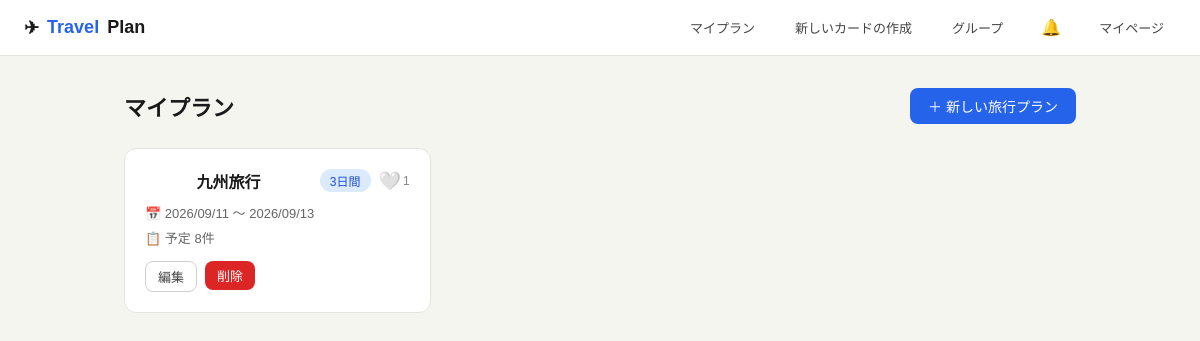
The page / (signed in) on the database as committed earlier.
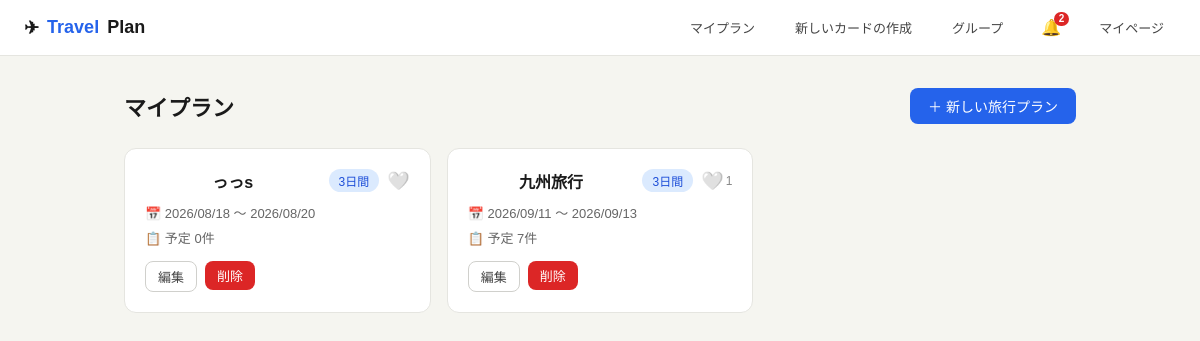
The same page on the database as committed later.
### travel/models.py (models this page shows, shortened)
class TravelPlan(models.Model):
    user = models.ForeignKey(User, on_delete=models.CASCADE, related_name='plans')
    name = models.CharField(max_length=200)
    start_date = models.DateField(null=True, blank=True)
    end_date = models.DateField(null=True, blank=True)
    share_token = models.UUIDField(default=uuid.uuid4, editable=False, unique=True)
    group = models.ForeignKey(Group, on_delete=models.SET_NULL, null=True, blank=True, related_name='plans')
    participant_count = models.PositiveIntegerField(default=1)
    warikan_enabled = models.BooleanField(default=False)
    created_at = models.DateTimeField(auto_now_add=True)
    updated_at = models.DateTimeField(auto_now=True)
    class Meta:
        ordering = ['-created_at']
    @property
    def day_count(self):
        if self.start_date and self.end_date:
            return (self.end_date - self.start_date).days + 1
        return 1
    @property
    def total_cards(self):
        return self.schedule_items.count()
    def is_liked_by(self, user):
        return self.likes.filter(user=user).exists()

### travel/views.py (the view)
# urls.py: path('', views.top_view, name='top'),
@login_required
@never_cache
def top_view(request):
    plans = list(TravelPlan.objects.filter(
        Q(user=request.user) | Q(group__owner=request.user) | Q(group__members=request.user)
    ).distinct())
    for plan in plans:
        plan.my_like = plan.is_liked_by(request.user)
        plan.like_count = plan.likes.count()
    return render(request, 'travel/top.html', {'plans': plans})

### travel/templates/travel/top.html (shortened to what this page needs)
{% extends 'travel/base.html' %}
{% block content %}
<div class="container">
  <div style="display:flex;align-items:center;justify-content:space-between;margin-bottom:24px">
    <h1 style="font-size:22px;font-weight:600">マイプラン</h1>
    <a href="/plan/new/" class="btn btn-primary">＋ 新しい旅行プラン</a>
  </div>
  {% if plans %}
  <div style="display:grid;grid-template-columns:repeat(auto-fill,minmax(260px,1fr));gap:16px">
    {% for plan in plans %}
    <div class="card" style="padding:20px;transition:border-color .15s;cursor:pointer" onclick="location.href='/plan/{{ plan.pk }}/edit/'">
      <div style="display:flex;align-items:flex-start;justify-content:space-between;margin-bottom:10px;gap:8px">
        <div style="font-size:16px;font-weight:600;text-align:center;flex:1">{{ plan.name }}</div>
        <div style="display:flex;align-items:center;gap:8px;flex-shrink:0">
          <span class="badge" style="background:#dbeafe;color:#1d4ed8;white-space:nowrap">{{ plan.day_count }}日間</span>
          <form method="post" action="/plan/{{ plan.pk }}/like/" onclick="event.stopPropagation()" style="margin:0;display:flex;align-items:center;gap:2px">
            <button type="submit" title="{% if plan.my_like %}いいねを取り消す{% else %}いいね{% endif %}" style="background:none;border:none;cursor:pointer;font-size:18px;line-height:1;padding:0">{% if plan.my_like %}❤️{% else %}🤍{% endif %}</button>
            {% if plan.like_count %}<span style="font-size:12px;color:#888">{{ plan.like_count }}</span>{% endif %}
          </form>
        </div>
      </div>
      {% if plan.start_date %}
      <div style="font-size:13px;color:#666;margin-bottom:6px">📅 {{ plan.start_date|date:"Y/m/d" }} 〜 {{ plan.end_date|date:"Y/m/d" }}</div>
      {% else %}
      <div style="font-size:13px;color:#aaa;margin-bottom:6px">📅 日程未設定</div>
      {% endif %}
      <div style="font-size:13px;color:#666;margin-bottom:14px">📋 予定 {{ plan.total_cards }}件</div>
      <div style="display:flex;gap:8px">
        <a href="/plan/{{ plan.pk }}/edit/" class="btn btn-secondary btn-sm" onclick="event.stopPropagation()">編集</a>
        {% if plan.user == user %}
        <form method="post" action="/plan/{{ plan.pk }}/delete/" onclick="event.stopPropagation()" style="margin:0">
          <button type="submit" class="btn btn-danger btn-sm" onclick="return confirm('このプランを削除しますか？')">削除</button>
        </form>
        {% endif %}
      </div>
    </div>
    {% endfor %}
  </div>
  {% endif %}
</div>
{% endblock %}

### travel/templates/travel/base.html (shortened to what this page needs)
<!DOCTYPE html>
<html lang="ja">
<head>
</head>
<body>
{% if user.is_authenticated %}
<nav class="nav">
  <a class="nav-logo" href="/">✈ <span>Travel</span>Plan</a>
  <a class="nav-link" href="/">マイプラン</a>
  <a class="nav-link" href="/cards/">新しいカードの作成</a>
  <a class="nav-link" href="/groups/">グループ</a>
  <a class="nav-notif" href="/notifications/" title="通知">🔔{% if unread_notification_count %}<span class="nav-notif-badge">{{ unread_notification_count }}</span>{% endif %}</a>
  <a class="nav-link" href="/mypage/">マイページ</a>
</nav>
{% endif %}
{% block content %}{% endblock %}
</body>
</html>

### travel/templates/travel/base.html (style rules this page uses)
* { box-sizing:border-box;margin:0;padding:0 }
body { font-family:'Hiragino Sans','Meiryo',sans-serif;background:#f5f5f0;color:#1a1a1a;min-height:100vh }
a { color:#2563eb;text-decoration:none }
.nav { background:#fff;border-bottom:1px solid #e5e5e0;padding:0 24px;height:56px;display:flex;align-items:center;gap:16px;position:sticky;top:0;z-index:100 }
.nav-logo { font-size:18px;font-weight:600;color:#1a1a1a;display:flex;align-items:center;gap:8px }
.nav-logo span { color:#2563eb }
.nav a.nav-link { font-size:13px;color:#444;padding:6px 12px;border-radius:6px }
.btn { display:inline-flex;align-items:center;gap:6px;padding:8px 18px;border-radius:8px;font-size:14px;font-weight:500;cursor:pointer;border:none;transition:all .15s }
.btn-primary { background:#2563eb;color:#fff }
.btn-secondary { background:#fff;color:#444;border:1px solid #d0d0cc }
.btn-danger { background:#dc2626;color:#fff }
.btn-sm { padding:5px 12px;font-size:13px }
.container { max-width:1000px;margin:0 auto;padding:32px 24px }
.card { background:#fff;border:1px solid #e5e5e0;border-radius:12px;padding:24px }
.badge { display:inline-block;padding:3px 10px;border-radius:20px;font-size:12px;font-weight:500 }
.nav-notif { position:relative;font-size:16px;padding:6px 10px;border-radius:6px }
.nav-notif-badge { position:absolute;top:0;right:2px;background:#dc2626;color:#fff;font-size:10px;font-weight:600;line-height:1;padding:2px 5px;border-radius:10px }

Rows that differ between the two databases and show on the page:
added TravelPlan: name "っっs", day_count "3", start_date "2026/08/18", end_date "2026/08/20", total_cards "0"
computed for TravelPlan "九州旅行": total_cards "8" → "7"
Other text that changed with them:
{{ unread_notification_count }}: (not shown) → "2"
